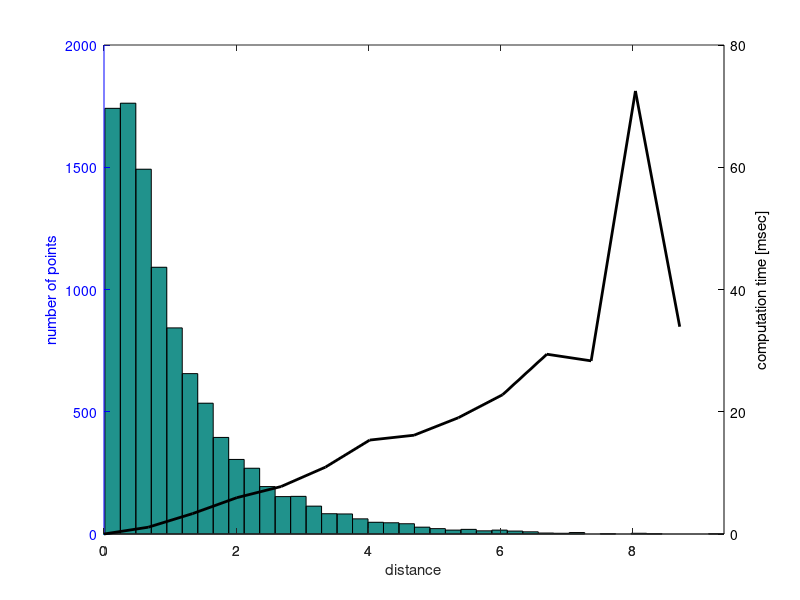
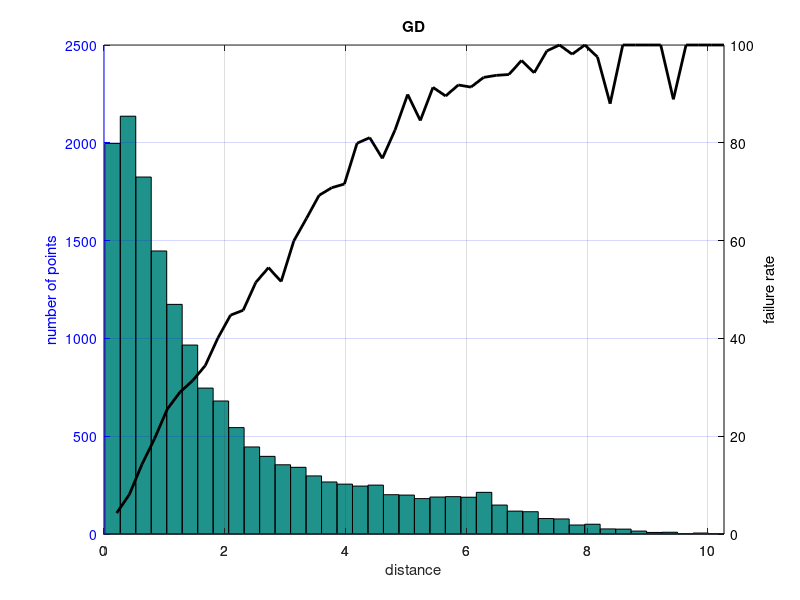

These charts were generated, in order, by the following MATLAB code:
% In this test, I test failure rate of local connections while considering
% the ABB joint limits and obstacles. This should give an idea about the
% performance of the Lazy strategy
% The success rate is also tracked to calculate visibility.
% last updated: 08/29/17

% gd_rbs_verification.txt - seed: 1504025383
% Results in the above files in this form:
% f << {success} << " " << {path verified} << " " << {distance between confs.} << " " << rbs_time << endl;

clear all
clc

D = load('gd_rbs_verification_withObs.txt');
% D = load('gd_rbs_verification_withObs_env1.txt');
% D = load('gd_rbs_verification_withObs_env2.txt');

% D = load('gd_rbs_verification_withObs_env1_distMix.txt');

% D = D(1:5e4,:);

%% Verification

suc = D(:,1)==1;
verf = D(:,2)==1;

disp(['Results of ' num2str(size(D,1)) ' local-connection queries.']);

disp(['Percent of successful local-connections that were verified: ' num2str(sum(verf & suc)/sum(suc)*100) '%']);

%%

disp(['Avg. runtime for successful local-connection: ' num2str(mean(D(suc,4))*1e3)  ' +/- ' num2str(std(D(suc,4))/sqrt(size(D(suc,4),1))*1e3) ' msec ']);
disp(['Avg. runtime for failed local-connection: ' num2str(mean(D(~suc,4))*1e3)  ' +/- ' num2str(std(D(suc,4))/sqrt(size(D(~suc,4),1))*1e3) ' msec ']);

disp(['Success rate/visibility for the RBS: ' num2str(sum(suc)/size(D,1)*100) '%']);

%% Runtime

clear td d
Dd = D(suc,3);
Td = D(suc,4);
max_d = max(Dd);
d = linspace(0, max_d, 15);
for i = 2:length(d)
    M = Td(Dd>=d(i-1) & Dd<d(i));
    td(i) = mean(M);
end
td(1) = 0;

figure(1)
clf
hist(Dd, 40);
hold on
[hAx,hLine1,hLine2] = plotyy(0,0,d, td*1000);
hold off
set(hLine2,'color','k','linewidth',2)
set(hAx,{'ycolor'},{'b';'k'})
xlabel('distance');
ylabel(hAx(1),'number of points');
ylabel(hAx(2),'computation time [msec]');
% ylim(hAx(1),[0 8500]);
% ylim(hAx(2),[0 0.12]);

%% Visibility

clear V d
Dd = D(:,3);
max_d = max(Dd);
d = linspace(0, max_d, 50);
for i = 2:length(d)
    S = D(D(:,3)>=d(i-1) & D(:,3)<d(i), 1);
    V(i-1) = (1-sum(S)/length(S)) * 100;
end
% V(1) = 100;

Dd = D(:,3);

figure(2)
hist(Dd, 40);
hold on
[hAx,hLine1,hLine2] = plotyy(0,0, d(2:end), V);
hold off
set(hLine2,'color','k','linewidth',2)
set(hAx,{'ycolor'},{'b';'k'})
xlabel('distance');
ylabel(hAx(2),'failure rate');
ylabel(hAx(1),'number of points');
title('GD');
grid on
